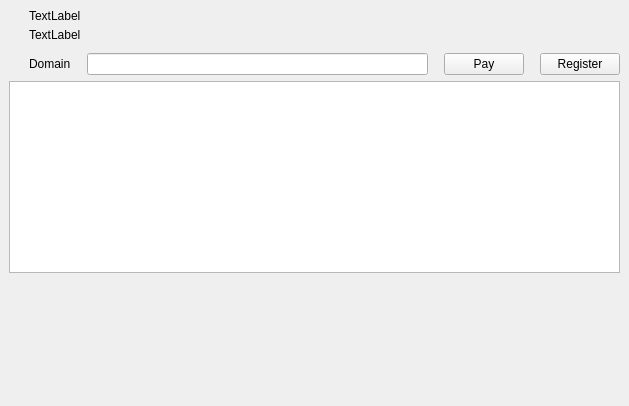
<?xml version="1.0" encoding="UTF-8"?>
<ui version="4.0">
 <class>SubscriptionWidget</class>
 <widget class="QWidget" name="SubscriptionWidget">
  <property name="geometry">
   <rect>
    <x>0</x>
    <y>0</y>
    <width>629</width>
    <height>406</height>
   </rect>
  </property>
  <property name="windowTitle">
   <string>Form</string>
  </property>
  <layout class="QHBoxLayout" name="horizontalLayout_2" stretch="2">
   <property name="spacing">
    <number>0</number>
   </property>
   <property name="leftMargin">
    <number>0</number>
   </property>
   <property name="topMargin">
    <number>0</number>
   </property>
   <property name="rightMargin">
    <number>0</number>
   </property>
   <property name="bottomMargin">
    <number>0</number>
   </property>
   <item>
    <widget class="QWidget" name="left" native="true">
     <layout class="QVBoxLayout" name="verticalLayout">
      <item>
       <layout class="QHBoxLayout" name="horizontalLayout_3">
        <property name="spacing">
         <number>0</number>
        </property>
        <property name="leftMargin">
         <number>20</number>
        </property>
        <item>
         <layout class="QVBoxLayout" name="verticalLayout_8">
          <property name="spacing">
           <number>5</number>
          </property>
          <item>
           <widget class="QLabel" name="labelTitle">
            <property name="text">
             <string>TextLabel</string>
            </property>
           </widget>
          </item>
          <item alignment="Qt::AlignTop">
           <widget class="QLabel" name="labelSubtitle1">
            <property name="text">
             <string>TextLabel</string>
            </property>
           </widget>
          </item>
         </layout>
        </item>
        <item>
         <spacer name="horizontalSpacer">
          <property name="orientation">
           <enum>Qt::Horizontal</enum>
          </property>
          <property name="sizeHint" stdset="0">
           <size>
            <width>40</width>
            <height>20</height>
           </size>
          </property>
         </spacer>
        </item>
       </layout>
      </item>
      <item>
       <spacer name="verticalSpacer">
        <property name="orientation">
         <enum>Qt::Vertical</enum>
        </property>
        <property name="sizeType">
         <enum>QSizePolicy::Fixed</enum>
        </property>
        <property name="sizeHint" stdset="0">
         <size>
          <width>20</width>
          <height>5</height>
         </size>
        </property>
       </spacer>
      </item>
      <item>
       <layout class="QHBoxLayout" name="horizontalLayout">
        <item>
         <spacer name="horizontalSpacer_6">
          <property name="orientation">
           <enum>Qt::Horizontal</enum>
          </property>
          <property name="sizeType">
           <enum>QSizePolicy::Fixed</enum>
          </property>
          <property name="sizeHint" stdset="0">
           <size>
            <width>20</width>
            <height>20</height>
           </size>
          </property>
         </spacer>
        </item>
        <item>
         <widget class="QLabel" name="lblDomain">
          <property name="text">
           <string>Domain</string>
          </property>
         </widget>
        </item>
        <item>
         <spacer name="horizontalSpacer_4">
          <property name="orientation">
           <enum>Qt::Horizontal</enum>
          </property>
          <property name="sizeType">
           <enum>QSizePolicy::Fixed</enum>
          </property>
          <property name="sizeHint" stdset="0">
           <size>
            <width>10</width>
            <height>20</height>
           </size>
          </property>
         </spacer>
        </item>
        <item>
         <widget class="QLineEdit" name="txtDomainInput"/>
        </item>
        <item>
         <spacer name="horizontalSpacer_2">
          <property name="orientation">
           <enum>Qt::Horizontal</enum>
          </property>
          <property name="sizeType">
           <enum>QSizePolicy::Fixed</enum>
          </property>
          <property name="sizeHint" stdset="0">
           <size>
            <width>10</width>
            <height>20</height>
           </size>
          </property>
         </spacer>
        </item>
        <item>
         <widget class="QPushButton" name="btnPay">
          <property name="text">
           <string>Pay</string>
          </property>
         </widget>
        </item>
        <item>
         <spacer name="horizontalSpacer_3">
          <property name="orientation">
           <enum>Qt::Horizontal</enum>
          </property>
          <property name="sizeType">
           <enum>QSizePolicy::Fixed</enum>
          </property>
          <property name="sizeHint" stdset="0">
           <size>
            <width>10</width>
            <height>20</height>
           </size>
          </property>
         </spacer>
        </item>
        <item>
         <widget class="QPushButton" name="btnRegister">
          <property name="text">
           <string>Register</string>
          </property>
         </widget>
        </item>
       </layout>
      </item>
      <item>
       <widget class="QListView" name="listSites">
        <property name="mouseTracking">
         <bool>true</bool>
        </property>
       </widget>
      </item>
      <item>
       <spacer name="verticalSpacer_3">
        <property name="orientation">
         <enum>Qt::Vertical</enum>
        </property>
        <property name="sizeHint" stdset="0">
         <size>
          <width>20</width>
          <height>40</height>
         </size>
        </property>
       </spacer>
      </item>
      <item>
       <spacer name="verticalSpacer_2">
        <property name="orientation">
         <enum>Qt::Vertical</enum>
        </property>
        <property name="sizeType">
         <enum>QSizePolicy::Fixed</enum>
        </property>
        <property name="sizeHint" stdset="0">
         <size>
          <width>20</width>
          <height>10</height>
         </size>
        </property>
       </spacer>
      </item>
     </layout>
    </widget>
   </item>
  </layout>
 </widget>
 <resources/>
 <connections/>
</ui>
